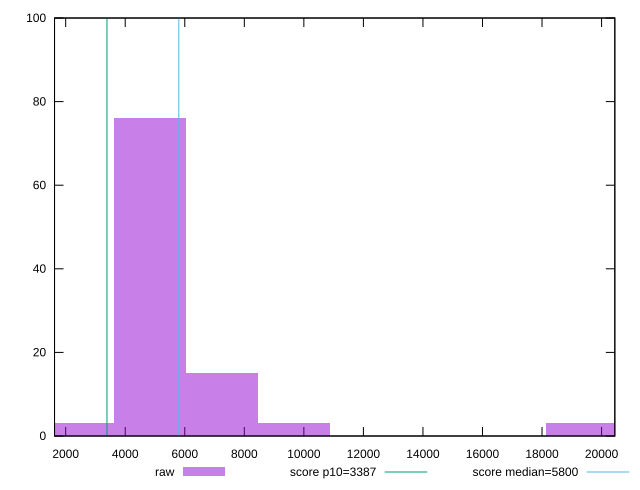

gnuplot code for this plot:
reset

$raw <<EOF
19343.07270851507 3
4835.768177128767 76
2417.8840885643835 3
7253.65226569315 15
9671.536354257534 3
EOF

set key outside below
set boxwidth 2417.8840885643835
set xrange [1625.5768302680967:20444.818773012274]
set yrange [0:100]
set trange [0:100]
set style fill transparent solid 0.5 noborder

set parametric
set terminal svg size 640, 490 enhanced background rgb 'white'
set output "reports/report_00027_2021-02-24T12-40-31.850Z/speed-index/samples/music/raw/histogram.svg"

plot $raw title "raw" with boxes, \
     3387,t title "score p10=3387", \
     5800,t title "score median=5800"

reset
